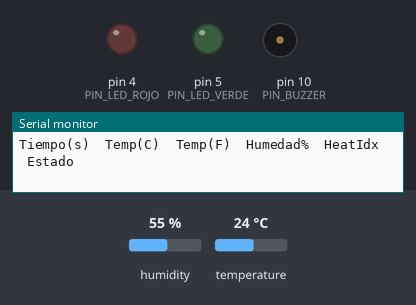
A program run on a simulated Arduino Uno, built with avr-gcc and run on an emulated ATmega328P. On the bench: output pins drawn as LEDs (lit = HIGH), buzzer (waves = sounding), the last lines printed to the serial monitor. The test bench sets the inputs (shaded band); at power-on: humidity 55 %, temperature 24 °C.

Above: at 0.1 s.
At 4.8 s:
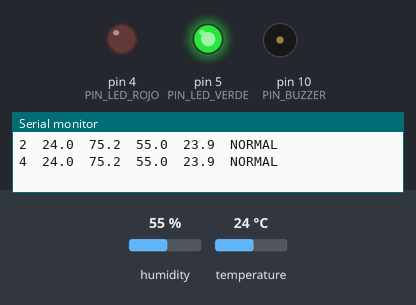
4.9 s: humidity set to 78 %
7.9 s: humidity set to 82 %
At 9.6 s:
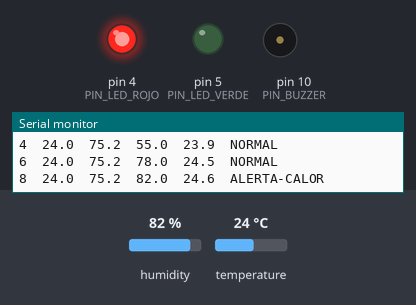
Timing chart, 0 to 19.5 s (numbered marks = the images above; inputs shaded):
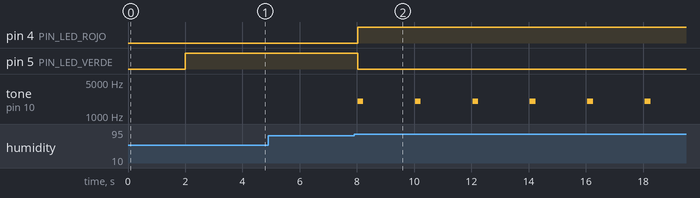

Measured:
- the behaviour switches between 80 and 81 % on humidity (found by bisection; images 1 and 2)
- after the input at 7.9 s, pin 4 (PIN_LED_ROJO): LOW → HIGH after 0.13 s; pin 5 (PIN_LED_VERDE): HIGH → LOW after 0.13 s; tone on pin 10 (PIN_BUZZER): alternates 2000 Hz for 0.20 s and silent for 1.8 s, starting after 0.13 s

The program:

main.cpp
```cpp
#include <DHT.h>
#include <Wire.h>
#include <Adafruit_Sensor.h>

#define PIN_DHT 7
#define TIPO_DHT DHT22
#define PIN_LED_VERDE 5
#define PIN_LED_ROJO 4
#define PIN_BUZZER 10

DHT dht(PIN_DHT, TIPO_DHT);

// Umbrales de alerta
const float TEMP_ALTA = 30.0; // Celsius
const float TEMP_BAJA = 10.0;
const float HUM_ALTA = 80.0; // Porcentaje

void setup() {
  Serial.begin(9600);
  dht.begin();
  pinMode(PIN_LED_VERDE, OUTPUT);
  pinMode(PIN_LED_ROJO, OUTPUT);
  Serial.println("Tiempo(s)\tTemp(C)\tTemp(F)\tHumedad%\tHeatIdx\tEstado");
}

void loop() {
  delay(2000); // DHT22: esperar al menos 2 s entre lecturas

  float humedad = dht.readHumidity();
  float temp_c = dht.readTemperature();
  float temp_f = dht.readTemperature(true); // true = Fahrenheit

  // Verificar si la lectura fue valida
  if (isnan(humedad) || isnan(temp_c)) {
    Serial.println("ERROR: Fallo en lectura DHT22");
    digitalWrite(PIN_LED_ROJO, HIGH);
    return;
  }

  // Indice de calor (Heat Index) — sensacion termica
  float heat_idx = dht.computeHeatIndex(temp_c, humedad, false);

  // Determinar estado y actuar
  String estado;
  if (temp_c > TEMP_ALTA || humedad > HUM_ALTA) {
    estado = "ALERTA-CALOR";
    digitalWrite(PIN_LED_ROJO, HIGH);
    digitalWrite(PIN_LED_VERDE, LOW);
    tone(PIN_BUZZER, 2000, 200);
  } else if (temp_c < TEMP_BAJA) {
    estado = "ALERTA-FRIO";
    digitalWrite(PIN_LED_ROJO, HIGH);
    digitalWrite(PIN_LED_VERDE, LOW);
    tone(PIN_BUZZER, 500, 500);
  } else {
    estado = "NORMAL";
    digitalWrite(PIN_LED_VERDE, HIGH);
    digitalWrite(PIN_LED_ROJO, LOW);
  }

  // Imprimir datos en formato tabla para Serial Plotter
  Serial.print(millis()/1000); Serial.print("\t");
  Serial.print(temp_c, 1); Serial.print("\t");
  Serial.print(temp_f, 1); Serial.print("\t");
  Serial.print(humedad, 1); Serial.print("\t");
  Serial.print(heat_idx, 1); Serial.print("\t");
  Serial.println(estado);
}
```
